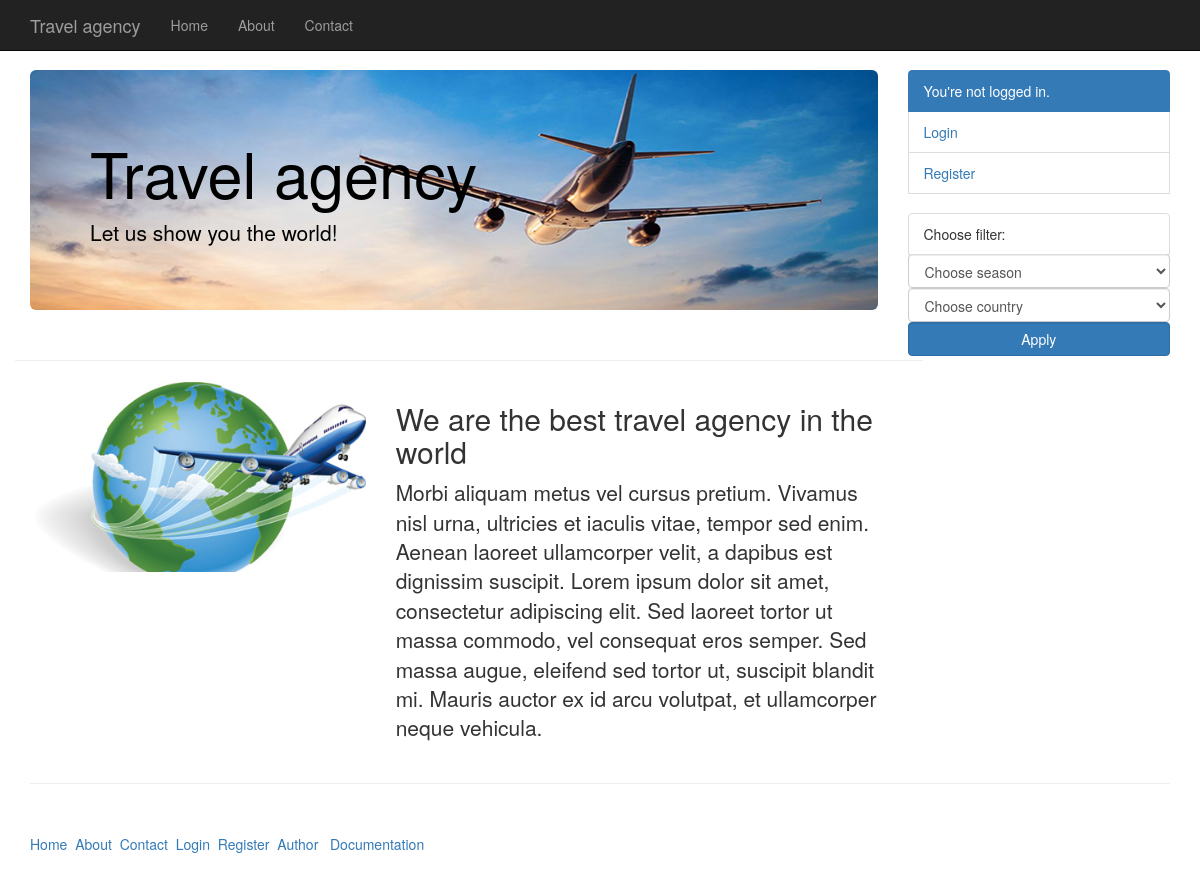
The app's page /index.php?page=2 with its own data.
### tables this page shows
CREATE TABLE IF NOT EXISTS `putanjedostranica` (
  `id_putanja` int(2) NOT NULL AUTO_INCREMENT,
  `naziv` varchar(20) NOT NULL,
  `putanja` varchar(50) NOT NULL,
  PRIMARY KEY (`id_putanja`)
);

### index.php (the view, shortened to what this page needs)
<?php
 include('konekcija.php');
?>
<!DOCTYPE html>
<html lang="en">
  <head>
    <link href="css/bootstrap.min.css" rel="stylesheet">
    <link href="css/style.css" rel="stylesheet">
      <link href="css/lightbox.css" rel="stylesheet">
  </head>
  <body>
    <nav class="navbar navbar-fixed-top navbar-inverse">
        <div class="container">
          <div class="navbar-header">
            <a class="navbar-brand" href="?page=1">Travel agency</a>
          </div>
          <div id="navbar" class="navbar-collapse collapse">
            <ul class="nav navbar-nav">
              <?php
                $upit_meni = "SELECT * FROM putanjedostranica WHERE id_putanja <= 3";
                $rez_meni = mysqli_query($konekcija, $upit_meni);
                while($m=mysqli_fetch_array($rez_meni)){
                    echo "<li><a href='?page={$m['id_putanja']}'>{$m['naziv']}</a></li>";
                } ?>
            </ul>
          </div>
        </div>
      </nav>
    <div class="container">
      <div class="row row-offcanvas row-offcanvas-right">
        <div class="col-xs-12 col-sm-9">
          <div class="jumbotron" id="bg">
            <h1>Travel agency</h1>
            <p>Let us show you the world!</p>
          </div>
            <?php
            $stage = @$_GET['page'];
            switch($stage){
                case '2':
                    include('about.php');
                    break;
            }?>
        </div>
        <div class="col-xs-6 col-sm-3 sidebar-offcanvas" id="sidebar">
          <div class="list-group">
            <?php
              if(isset($_SESSION['korIme'])){
                  echo "<p class='list-group-item active'>Hello ".$_SESSION['korIme']."</p>
                        <a href='?page=8' class='list-group-item'>Logout</a><br/>
                        <a href='?page=20' class='list-group-item'>Survey</a><br/>";
                  if($_SESSION['uloga']=='admin'){
                      echo "<a href='?page=21' class='list-group-item'>Messages</a><br/>
                      <a href='?page=9' class='list-group-item'>Users</a><br/>
                      <a href='?page=13' class='list-group-item'>Destination</a>
                      <a href='?page=10' class='list-group-item'>Add destination</a>
                      <a href='?page=11' class='list-group-item'>Remove destination</a>
                      <a href='?page=12' class='list-group-item'>Edit destination</a><br/>
                      <a href='?page=14' class='list-group-item'>Add country</a>
                      <a href='?page=15' class='list-group-item'>Remove country</a>
                      <a href='?page=16' class='list-group-item'>Edit country</a><br/>
                      <a href='?page=17' class='list-group-item'>Add season</a>
                      <a href='?page=18' class='list-group-item'>Remove season</a>
                      <a href='?page=19' class='list-group-item'>Edit season</a><br/>";
                  }
              } else {
                  echo "<p class='list-group-item active'>You're not logged in.</p>
                        <p class='list-group-item'><a href='?page=4' class='navbar-toggler-right'>Login</a></p>
                        <p class='list-group-item'><a href='?page=5' class='navbar-toggler-right'>Register</a></p><br/>";
              }
            ?>
            <form action='?page=1' method="post">
                <p class='list-group-item'>Choose filter:</p>
                <select class='form-control' name='ddl_season'>
                    <option value='0'>Choose season</option>
                    <?php
                    echo "<br/>";
                    ?>
                </select>
                <select class='form-control' name='ddl_country'>
                    <option value='0'>Choose country</option>
                </select>
                <button type="submit" class="btn btn-primary mb-2 form-control" name="btn_filter">Apply</button>
            </form>
          </div>
        </div>
      </div>
      <hr>
      <footer>
          <?php
            $upit_meni = "SELECT * FROM putanjedostranica WHERE id_putanja <= 6";
                $rez_meni = mysqli_query($konekcija, $upit_meni);
                while($m=mysqli_fetch_array($rez_meni)){
                    echo "<a href='?page={$m['id_putanja']}'>{$m['naziv']}</a> &nbsp;";
                }
          ?>
		  <a href='documentation.pdf'>Documentation</a>
      </footer>
    </div>
  </body>
</html>

### css/style.css (style rules this page uses)
html, body { overflow-x: hidden; }
body { padding-top: 70px; }
footer { padding: 30px 0; }
#bg { background-image: url('../img/bgImg.jpg'); background-repeat: no-repeat; color: black; }

### css/lightbox.css (style rules this page uses)
body:after { content: url(images/close.png) url(images/loading.gif) url(images/prev.png) url(images/next.png); display: none; }

### records on screen
putanjedostranica: naziv "Home"
putanjedostranica: naziv "About"
putanjedostranica: naziv "Contact"
putanjedostranica: naziv "Login"
putanjedostranica: naziv "Register"
putanjedostranica: naziv "Author"
